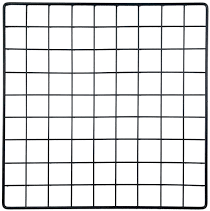
#> input picture notebooks/assets/cv_19.png, 210 x 211 px
$ jupyter execute 07_EdgeDetectionSegmentation.ipynb
#> lines starting #> are read from the running program, lines starting #| are printed output that depends on the picture
# Сегментация при помощи обнаружения границ

Когда мы смотрим на картинку, то в большинстве случаев можем разделить объекты между собой. А всё потому, что между ними есть границы (контуры).

Именно это мы можем использовать для сегментации. Так как границы (края) помогают определить форму объектов.

Но как определить эти края? Здесь в игру вступают фильтры и свёртки.

> Если не совсем понятно про свёртки, то можно посмотреть [сюда](https://www.analyticsvidhya.com/blog/2017/06/architecture-of-convolutional-neural-networks-simplified-demystified/?utm_source=blog&utm_medium=image-segmentation-article)

## Что такое свёртка?

Ниже представлена визуализация свёрки, идущей по изображению

<p align="center">

</p>

Как же это работает?

1. Берём матрицу весов (ядро свёртки)
2. Кладём её в начало картинки
3. Выполняем поэлементное умножение
4. Записываем результат умножения в новую матрицу
5. Перемещаем матрицу весов на выбранную дельту (страйд)
6. Выполняем пункты 3 и 4 пока не пройдём по всем пикселям в картинке

Значения матрицы весов определяют свёртку, то есть эти веса помогают вытаскивать из изображения особенности (фичи).

Исследователи поняли, что выбранные определённым образом веса помогают обнаруживать горизонтальные или вертикальные границы (или даже комбинации горизонтальных и вертикальных границ).

## Оператор Собеля

Одной из таких "специальных" весовых матриц является оператор Собеля. Он обычно используется для обнаружения границ на изображении.

Оператор Собеля состоит из двух весовых матриц:
* одна для обнаружения горизонтальных границ
* вторая для обнаружения вертикальных границ

Давайте посмотрим, как выглядят эти матрицы

$$ \text{Sobel Filter (Horizontal)} = \begin{bmatrix} 1 & 2 & 1\\ 0 & 0 & 0\\ -1 & -2 & -1 \end{bmatrix} $$

$$ \text{Sobel Filter (Vertical)} = \begin{bmatrix} -1 & 0 & 1\\ -2 & 0 & 2\\ -1 & 0 & 1 \end{bmatrix} $$

Обнаружение границ работает путём сворачивания этих фильтров по изображению.

Давайте попробуем.

[cell 1]
import os

import cv2
import matplotlib.pyplot as plt
import numpy as np

from skimage.color import rgb2gray
from scipy import ndimage

[cell 2]
fpath = os.path.join(os.path.dirname(os.path.abspath(os.pardir)), "assets", "cv_19.png")
original_image = cv2.imread(fpath)
#> original_image is the input picture: shape (211, 210, 3); mean B, G, R 224.8, 224.2, 223.8
original_image = cv2.cvtColor(original_image, cv2.COLOR_BGR2RGB)

plt.figure(figsize=[6, 6])
plt.imshow(original_image)
plt.show()

Как видно, на картинке есть много горизонтальных и вертикальных линий.

Давайте сконвертируем изображение в оттенки серого и применим оператор Собеля (комбинированный, т.е. горизонтальные и вертикальные линии).

[cell 3]
gray = rgb2gray(original_image)

# определяем фильтры Собеля
sobel_horizontal = np.array([np.array([1, 2, 1]), np.array([0, 0, 0]), np.array([-1, -2, -1])])
print(f"Ядро для обнаружения горизонтальных границ\n {sobel_horizontal}\n")

sobel_vertical = np.array([np.array([-1, 0, 1]), np.array([-2, 0, 2]), np.array([-1, 0, 1])])
print(f"Ядро для обнаружения вертикальных границ\n {sobel_vertical}")

[cell 4]
out_h = ndimage.convolve(gray, sobel_horizontal, mode='reflect')
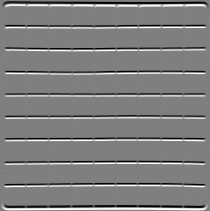
#> out_h: shape (211, 210) float64; min -4, max 4, mean 8.13e-07; drawn with min black and max white
out_v = ndimage.convolve(gray, sobel_vertical, mode='reflect')
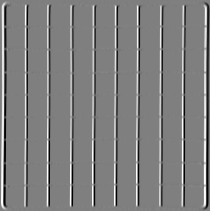
#> out_v: shape (211, 210) float64; min -4, max 4, mean -1.01e-06; drawn with min black and max white

[cell 5]
fig, ax = plt.subplots(nrows=1, ncols=2, figsize=[10, 6])

ax[0].imshow(out_h, cmap="gray")
ax[0].set_title("Горизонтальные границы")

ax[1].imshow(out_v, cmap="gray")
ax[1].set_title("Вертикальные границы")

plt.show()
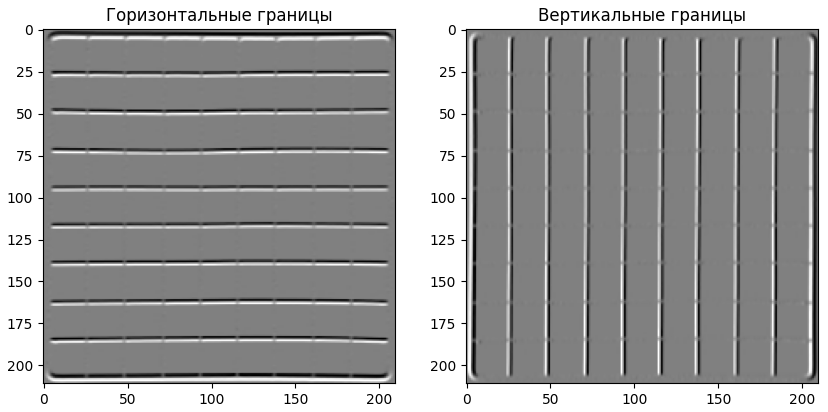
#> figure drawn by matplotlib, 2 panels

## Оператор Лапласа

Есть ещё один оператор, который умеет находить как горизонтальные, так и вертикальные границы.

$$ \text{Laplace Operator} = \begin{bmatrix} 1 & 1 & 1\\ 1 & -8 & 1\\ 1 & 1 & 1 \end{bmatrix} $$

Давайте и его попробуем.

[cell 6]
kernel_laplace = np.array([np.array([1, 1, 1]), np.array([1, -8, 1]), np.array([1, 1, 1])])
print(f"Ядро Лапласа\n{kernel_laplace}")

[cell 7]
out_l = ndimage.convolve(gray, kernel_laplace, mode='reflect')
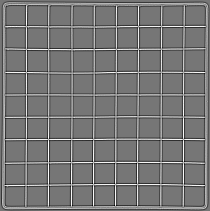
#> out_l: shape (211, 210) float64; min -4.95, max 5.72, mean 6.12e-18; drawn with min black and max white

plt.figure(figsize=[6, 6])
plt.imshow(out_l, cmap="gray")
plt.title("Оператор Лапласа")
plt.show()

$ run again, with notebooks/assets/cv_17.png copied over notebooks/assets/cv_19.png
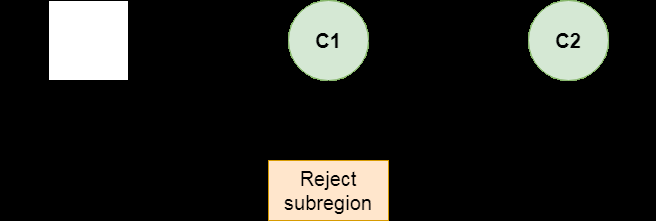
#> input picture notebooks/assets/cv_17.png, 656 x 221 px
#> original_image is the input picture: shape (221, 656, 3); mean B, G, R 34.2, 37.4, 37.2
#> `plt.show()`:
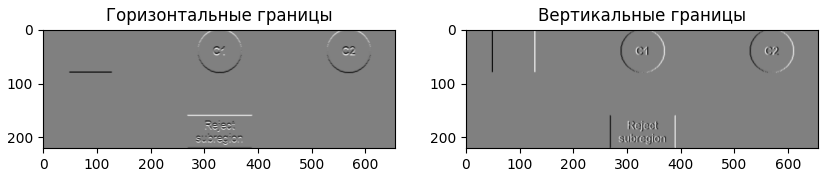
#> figure drawn by matplotlib, 2 panels
#> `out_l = ndimage.convolve(gray, kernel_laplace, mode='reflect')`:
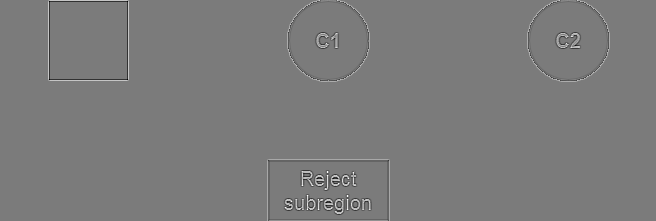
#> out_l: shape (221, 656) float64; min -5, max 5.33, mean -5.65e-18; drawn with min black and max white

$ run again, with notebooks/assets/cv_18.png copied over notebooks/assets/cv_19.png
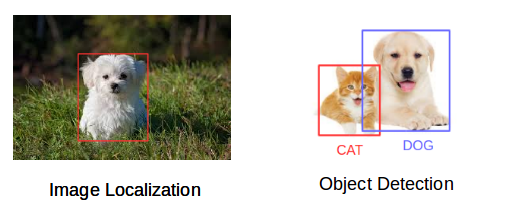
#> input picture notebooks/assets/cv_18.png, 519 x 210 px
#> original_image is the input picture: shape (210, 519, 3); mean B, G, R 184.8, 193.8, 196.7
#> `plt.show()`:
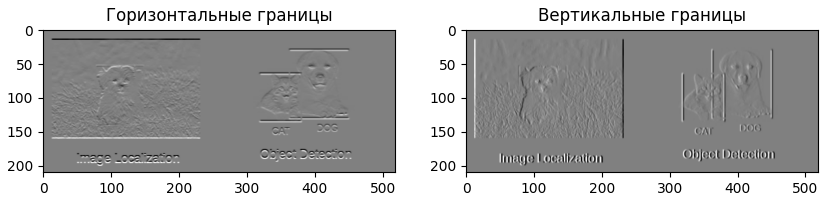
#> figure drawn by matplotlib, 2 panels
#> `out_l = ndimage.convolve(gray, kernel_laplace, mode='reflect')`:
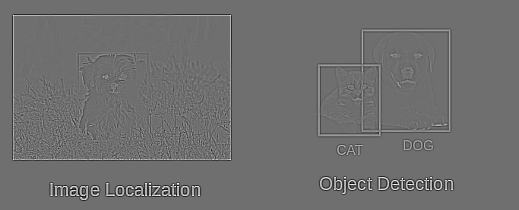
#> out_l: shape (210, 519) float64; min -4.36, max 5.62, mean -1.89e-18; drawn with min black and max white

$ run again, with notebooks/assets/cv_20.png copied over notebooks/assets/cv_19.png
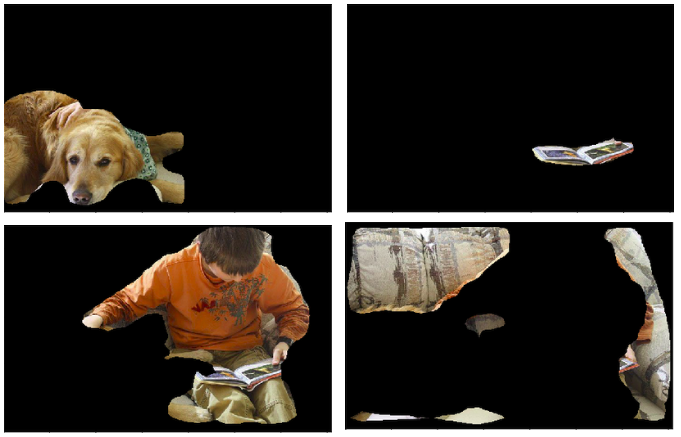
#> input picture notebooks/assets/cv_20.png, 681 x 437 px
#> original_image is the input picture: shape (437, 681, 3); mean B, G, R 39, 45, 50.6
#> `plt.show()`:
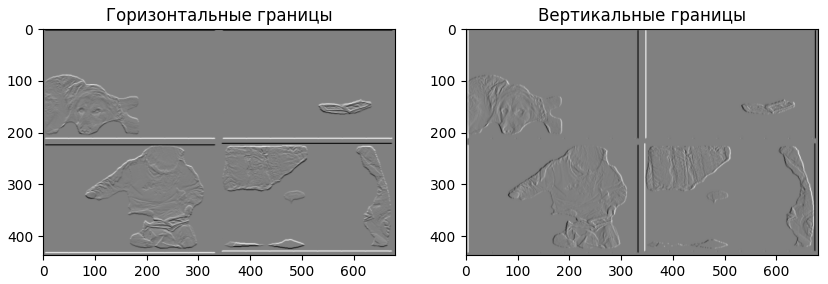
#> figure drawn by matplotlib, 2 panels
#> `out_l = ndimage.convolve(gray, kernel_laplace, mode='reflect')`:
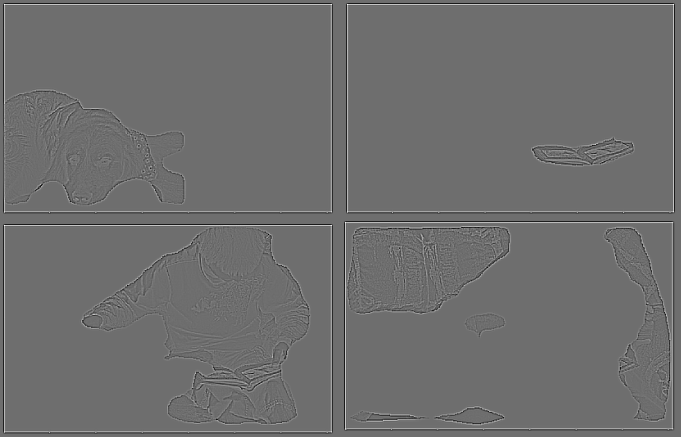
#> out_l: shape (437, 681) float64; min -3.91, max 5.11, mean -1.72e-18; drawn with min black and max white
